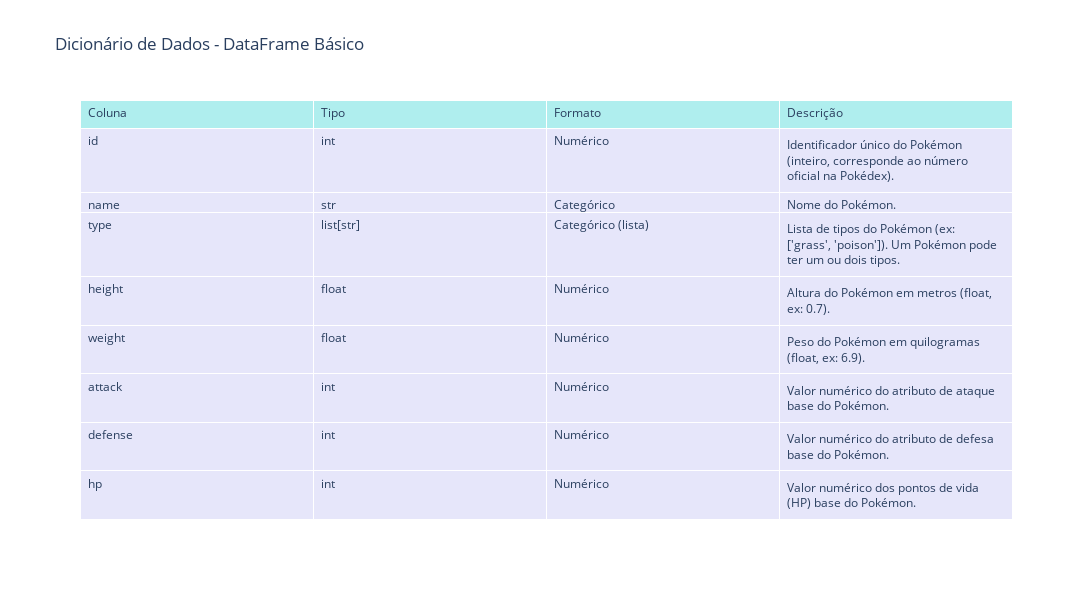

Here is the notebook cell this chart was saved with:
### Markdown cell above
## Dicionário de dados

### Code cell
import plotly.graph_objects as go

# Defina o dicionário de dados
data_dictionary = [
    {"Coluna": "id", "Tipo": "int", "Formato": "Numérico", "Descrição": "Identificador único do Pokémon (inteiro, corresponde ao número oficial na Pokédex)."},
    {"Coluna": "name", "Tipo": "str", "Formato": "Categórico", "Descrição": "Nome do Pokémon."},
    {"Coluna": "type", "Tipo": "list[str]", "Formato": "Categórico (lista)", "Descrição": "Lista de tipos do Pokémon (ex: ['grass', 'poison']). Um Pokémon pode ter um ou dois tipos."},
    {"Coluna": "height", "Tipo": "float", "Formato": "Numérico", "Descrição": "Altura do Pokémon em metros (float, ex: 0.7)."},
    {"Coluna": "weight", "Tipo": "float", "Formato": "Numérico", "Descrição": "Peso do Pokémon em quilogramas (float, ex: 6.9)."},
    {"Coluna": "attack", "Tipo": "int", "Formato": "Numérico", "Descrição": "Valor numérico do atributo de ataque base do Pokémon."},
    {"Coluna": "defense", "Tipo": "int", "Formato": "Numérico", "Descrição": "Valor numérico do atributo de defesa base do Pokémon."},
    {"Coluna": "hp", "Tipo": "int", "Formato": "Numérico", "Descrição": "Valor numérico dos pontos de vida (HP) base do Pokémon."},
    {"Coluna": "sp_atk", "Tipo": "int", "Formato": "Numérico", "Descrição": "Valor numérico do ataque especial base do Pokémon."},
    {"Coluna": "sp_def", "Tipo": "int", "Formato": "Numérico", "Descrição": "Valor numérico da defesa especial base do Pokémon."},
    {"Coluna": "speed", "Tipo": "int", "Formato": "Numérico", "Descrição": "Valor numérico da velocidade base do Pokémon."},
    {"Coluna": "total", "Tipo": "int", "Formato": "Numérico", "Descrição": "Soma total dos atributos base (attack, defense, hp, sp_atk, sp_def, speed) do Pokémon."},
    {"Coluna": "abilities", "Tipo": "list[str]", "Formato": "Categórico (lista)", "Descrição": "Lista de habilidades do Pokémon (ex: ['Overgrow', 'Chlorophyll'])."},
    {"Coluna": "weakness", "Tipo": "list[str]", "Formato": "Categórico (lista)", "Descrição": "Lista de fraquezas do Pokémon, ou seja, tipos contra os quais ele é vulnerável (ex: ['fire', 'ice'])."},
    {"Coluna": "capture_location", "Tipo": "list[str]", "Formato": "Categórico (lista)", "Descrição": "Lista de locais onde o Pokémon pode ser capturado nos jogos (ex: ['kanto-route-2', 'kanto-viridian-forest'])."}
]

# Crie a tabela com plotly
fig = go.Figure(data=[go.Table(
    header=dict(values=["Coluna", "Tipo", "Formato", "Descrição"], fill_color='paleturquoise', align='left'),
    cells=dict(values=[
        [d["Coluna"] for d in data_dictionary],
        [d["Tipo"] for d in data_dictionary],
        [d["Formato"] for d in data_dictionary],
        [d["Descrição"] for d in data_dictionary]
    ], fill_color='lavender', align='left')
)])

fig.update_layout(width=1200, height=600, title="Dicionário de Dados - DataFrame Básico")

### Figure 1 — Plotly figure (JSON) as saved in the notebook; plotly's stock layout.template omitted (floating-point values rounded to 4 significant figures)
{"data": [{"cells": {"align": "left", "fill": {"color": "lavender"}, "values": [["id", "name", "type", "height", "weight", "attack", "defense", "hp", "sp_atk", "sp_def", "speed", "total", "abilities", "weakness", "capture_location"], ["int", "str", "list[str]", "float", "float", "int", "int", "int", "int", "int", "int", "int", "list[str]", "list[str]", "list[str]"], ["Numérico", "Categórico", "Categórico (lista)", "Numérico", "Numérico", "Numérico", "Numérico", "Numérico", "Numérico", "Numérico", "Numérico", "Numérico", "Categórico (lista)", "Categórico (lista)", "Categórico (lista)"], ["Identificador único do Pokémon (inteiro, corresponde ao número oficial na Pokédex).", "Nome do Pokémon.", "Lista de tipos do Pokémon (ex: ['grass', 'poison']). Um Pokémon pode ter um ou dois tipos.", "Altura do Pokémon em metros (float, ex: 0.7).", "Peso do Pokémon em quilogramas (float, ex: 6.9).", "Valor numérico do atributo de ataque base do Pokémon.", "Valor numérico do atributo de defesa base do Pokémon.", "Valor numérico dos pontos de vida (HP) base do Pokémon.", "Valor numérico do ataque especial base do Pokémon.", "Valor numérico da defesa especial base do Pokémon.", "Valor numérico da velocidade base do Pokémon.", "Soma total dos atributos base (attack, defense, hp, sp_atk, sp_def, speed) do Pokémon.", "Lista de habilidades do Pokémon (ex: ['Overgrow', 'Chlorophyll']).", "Lista de fraquezas do Pokémon, ou seja, tipos contra os quais ele é vulnerável (ex: ['fire', 'ice']).", "Lista de locais onde o Pokémon pode ser capturado nos jogos (ex: ['kanto-route-2', 'kanto-viridian-forest'])."]]}, "header": {"align": "left", "fill": {"color": "paleturquoise"}, "values": ["Coluna", "Tipo", "Formato", "Descrição"]}, "type": "table"}], "layout": {"height": 600, "title": {"text": "Dicionário de Dados - DataFrame Básico"}, "width": 1200}}
